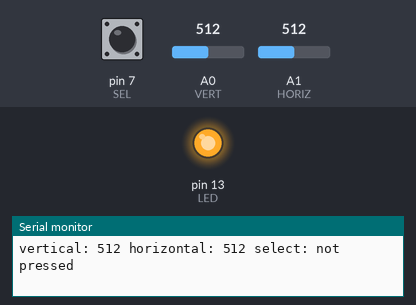
A sketch run on a simulated Arduino Uno, built with avr-gcc and run on an emulated ATmega328P. On the bench: output pins drawn as LEDs (lit = HIGH), the last lines printed to the serial monitor. Inputs (shaded band) come from the test bench; at power-on: pin 7 (SEL) HIGH, A0 (VERT) = 512, A1 (HORIZ) = 512.

Above: at 1.2 s.
1.3 s: pin 7 (SEL) pulled LOW for 0.15 s
At 1.43 s:
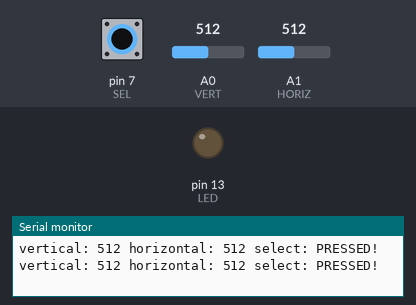
3.0 s: A0 (VERT) set to 108
6.0 s: A0 (VERT) set to 90
7.5 s: A1 (HORIZ) set to 108
10.5 s: A1 (HORIZ) set to 91
13.5 s: pin 7 (SEL) pulled LOW for 1 s
At 14.8 s:
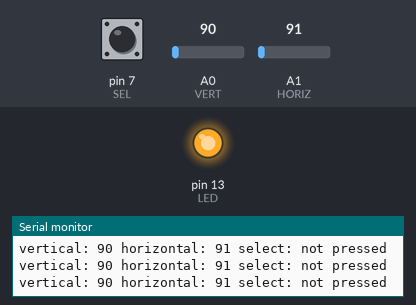
Timing chart, 0 to 16.5 s (numbered marks = the images above; inputs shaded):
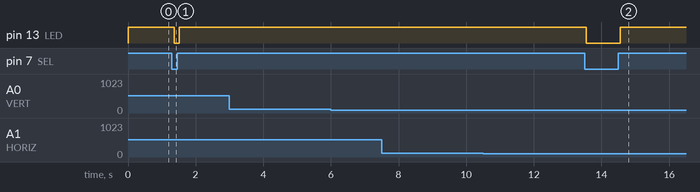

Measured:
- after the input at 1.3 s, pin 13 (LED): HIGH → LOW after 0.06 s, → HIGH 0.15 s later
- after the input at 13.5 s, pin 13 (LED): HIGH → LOW after 0.05 s, → HIGH 1.0 s later

The sketch:

joystick.ino
```cpp
// Thumb Joystick example
// Mike Grusin, SparkFun Electronics 3/11
// This code is free, baby. Use it however you like.

// This sketch shows the basic operation of the Thumb Joystick (COM-09032) and breakout board (BOB-09110).
// The joystick outputs two analog voltages (VERT and HORIZ), and one digital signal (SEL) for the pushbutton.

// Connections to joystick (change if you use different pins):

const int VERT = 0; // analog
const int HORIZ = 1; // analog

const int SEL = 7; // digital
const int LED = 13; // digital

// Also connect the joystick VCC to Arduino 5V, and joystick GND to Arduino GND.

// This sketch outputs serial data at 9600 baud (open Serial Monitor to view).

void setup()
{
  //pinMode(VERT,INPUT);
  //pinMode(HORIZ,INPUT);

  pinMode(LED, OUTPUT);

  // make the SEL line an input
  pinMode(SEL,INPUT);
  // turn on the pull-up resistor for the SEL line (see http://arduino.cc/en/Tutorial/DigitalPins)
  digitalWrite(SEL,HIGH);

  // set up serial port for output
  Serial.begin(9600);
}

void loop()
{
  int vertical, horizontal, select;

  // read all values from the joystick

  vertical = analogRead(VERT); // will be 0-1023
  horizontal = analogRead(HORIZ); // will be 0-1023
  select = digitalRead(SEL); // will be HIGH (1) if not pressed, and LOW (0) if pressed

  // print out the values

  Serial.print("vertical: ");
  Serial.print(vertical,DEC);
  Serial.print(" horizontal: ");
  Serial.print(horizontal,DEC);
  Serial.print(" select: ");
  if(select == HIGH)
  {
    Serial.println("not pressed");
    digitalWrite(LED, HIGH);
  }
  else
  {
    Serial.println("PRESSED!");
    digitalWrite(LED, LOW);
  }
}
```
